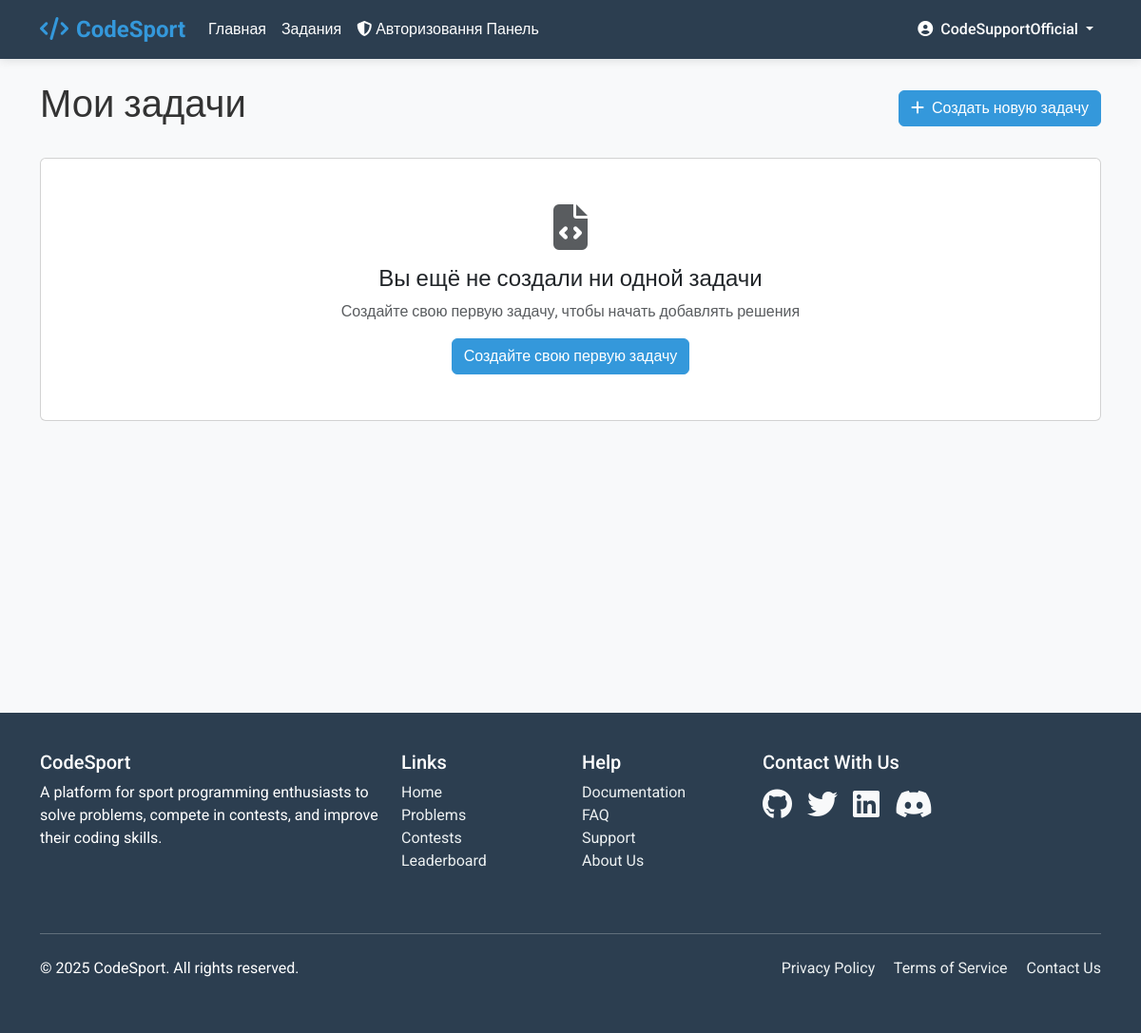
Page /problems/my-problems/ (signed in) on the earlier database version.
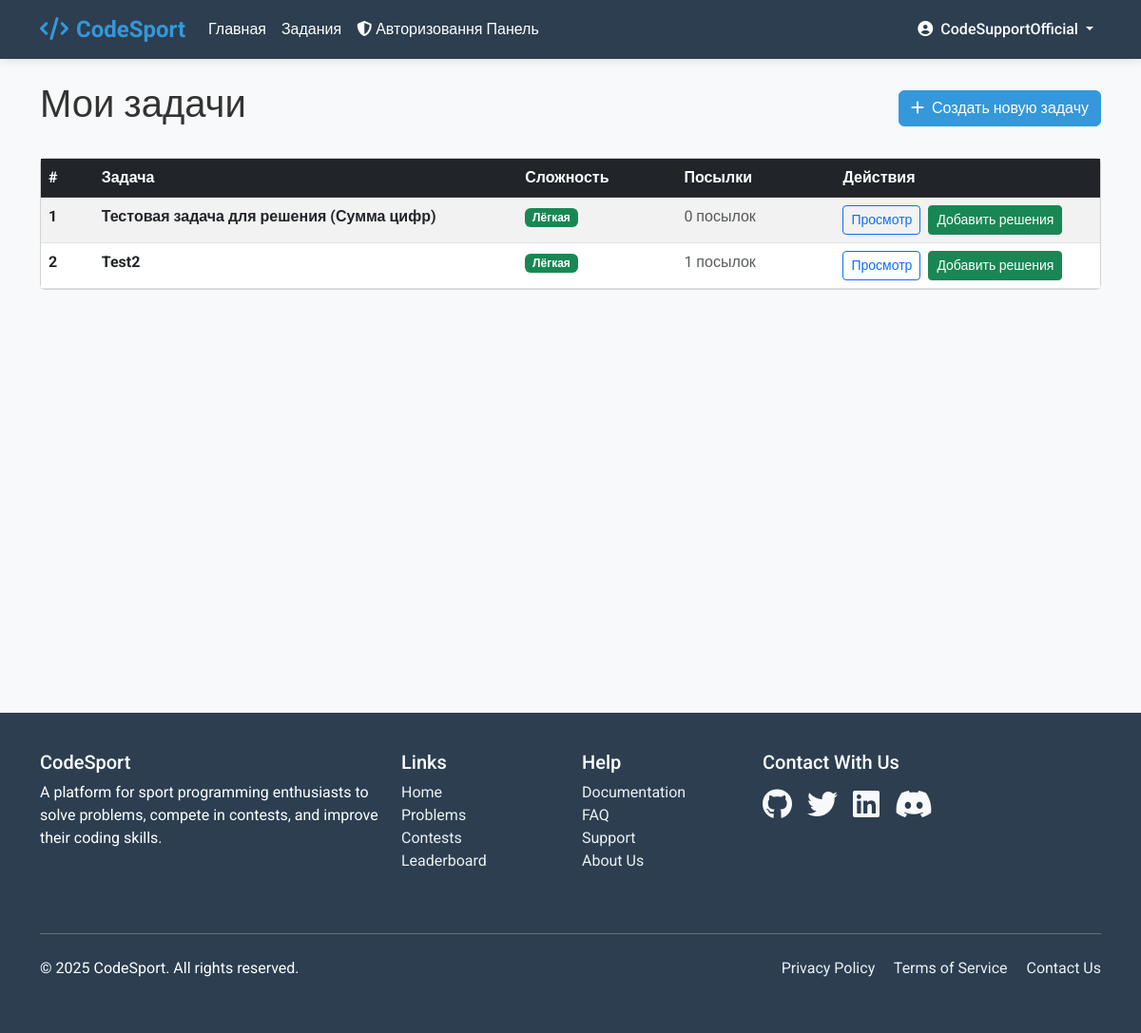
Same page on the later database version.
### LearnApp/models.py (models this page shows, shortened)
class Problem(models.Model):
    DIFFICULTY_CHOICES = [
        ('easy', 'Easy'),
        ('medium', 'Medium'),
        ('hard', 'Hard'),
    ]
    title = models.CharField(max_length=200)
    description = models.TextField()
    author = models.ForeignKey(User, on_delete=models.CASCADE)
    created_at = models.DateTimeField(auto_now_add=True)
    difficulty = models.CharField(max_length=10, choices=DIFFICULTY_CHOICES)
    time_limit = models.IntegerField(default=1, help_text="Time limit in seconds")
    memory_limit = models.IntegerField(default=256, help_text="Memory limit in MB")
    template_code = models.TextField(blank=True, help_text="Initial code template for users")

### LearnApp/views.py (the view)
# urls.py: path('problems/my-problems/', views.user_problems, name='user_problems'),
@login_required
def user_problems(request):
    user_problems = Problem.objects.filter(author=request.user).order_by('-created_at')
    return render(request, 'main/user_problems.html', {'problems': user_problems})

### templates/main/user_problems.html (shortened to what this page needs)
{% extends 'base.html' %}
{% block content %}
<div class="container py-4">
    <div class="d-flex justify-content-between align-items-center mb-4">
        <h1>Мои задачи</h1>
        <a href="{% url 'create_problem' %}" class="btn btn-primary">
            <i class="fas fa-plus me-2"></i>Создать новую задачу
        </a>
    </div>
    {% if problems %}
    <div class="card">
        <div class="card-body p-0">
            <div class="table-responsive">
                <table class="table table-hover table-striped mb-0">
                    <thead class="table-dark">
                        <tr>
                            <th scope="col" style="width: 5%;">#</th>
                            <th scope="col" style="width: 40%;">Задача</th>
                            <th scope="col" style="width: 15%;">Сложность</th>
                            <th scope="col" style="width: 15%;">Посылки</th>
                            <th scope="col" style="width: 25%;">Действия</th>
                        </tr>
                    </thead>
                    <tbody>
                        {% for problem in problems %}
                        <tr>
                            <th scope="row">{{ forloop.counter }}</th>
                            <td>
                                <a href="{% url 'problem_detail' problem.id %}" class="text-decoration-none text-dark fw-bold">
                                    {{ problem.title }}
                                </a>
                            </td>
                            <td>
                                {% if problem.difficulty == 'easy' %}
                                <span class="badge bg-success">Лёгкая</span>
                                {% elif problem.difficulty == 'medium' %}
                                <span class="badge bg-warning">Средняя</span>
                                {% else %}
                                <span class="badge bg-danger">Сложная</span>
                                {% endif %}
                            </td>
                            <td>
                                <span class="text-muted">{{ problem.submission_set.count }} посылок</span>
                            </td>
                            <td>
                                <a href="{% url 'problem_detail' problem.id %}" class="btn btn-sm btn-outline-primary me-1">Просмотр</a>
                                <a href="{% url 'add_solutions' problem.id %}" class="btn btn-sm btn-success">Добавить решения</a>
                            </td>
                        </tr>
                        {% endfor %}
                    </tbody>
                </table>
            </div>
        </div>
    </div>
    {% else %}
    <div class="card">
        <div class="card-body text-center py-5">
            <i class="fas fa-file-code fa-3x text-muted mb-3"></i>
            <h4>Вы ещё не создали ни одной задачи</h4>
            <p class="text-muted">Создайте свою первую задачу, чтобы начать добавлять решения</p>
            <a href="{% url 'create_problem' %}" class="btn btn-primary">Создайте свою первую задачу</a>
        </div>
    </div>
    {% endif %}
</div>
{% endblock %}

Differences in the rows shown:
added Problem: title "Тестовая задача для решения (Сумма цифр)", difficulty "Лёгкая", submission_set.count "0"
added Problem: title "Test2", difficulty "Лёгкая", submission_set.count "1"
Other differences:
text no longer shown: "Вы ещё не создали ни одной задачи Создайте свою первую задачу, чтобы начать добавлять решения Создайте свою первую задачу"
text now shown: "# Задача Сложность Посылки Действия"
